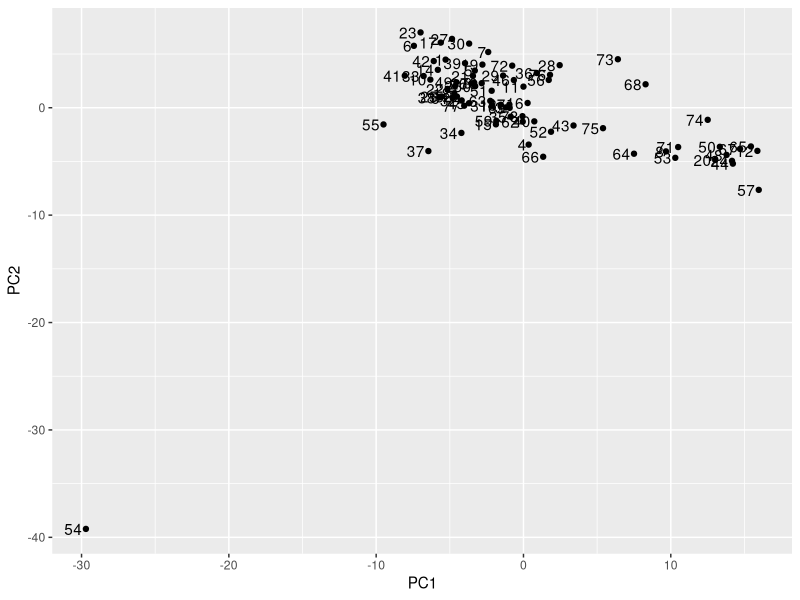
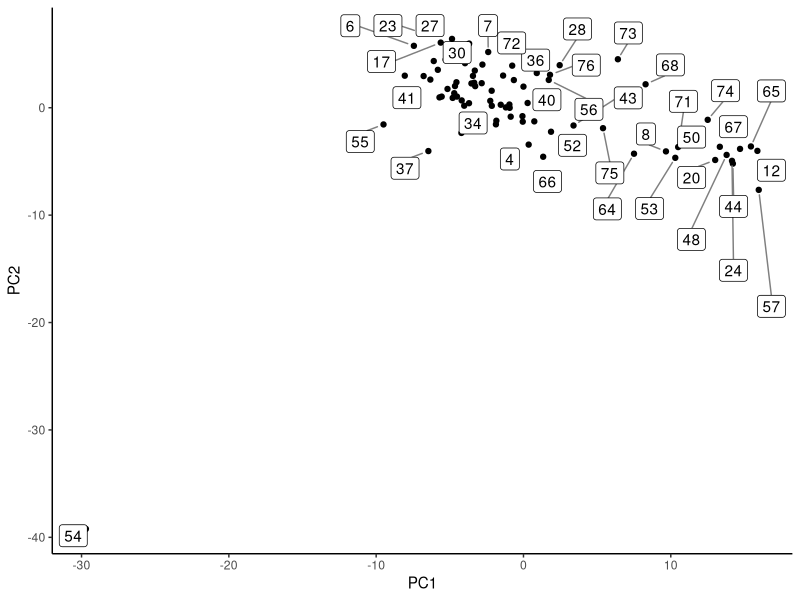

The R source for these figures, in order: (Note: this script raises an error after producing the figures.)
## ---- chunk 1
knitr::opts_chunk$set(echo = TRUE)
## ---- chunk 2
library(tidyverse)
library(dplyr)
## ---- chunk 3
raw_tumour <- read.delim("dat/tumour.csv", header=FALSE)
tumour <- data.frame(t(raw_tumour))
head(tumour)
## ---- chunk 4
coln = c(
"Sex", # nominal M, F, and I (infant)
"Length", # continuous mm Longest shell measurement
"Diameter", # continuous mm perpendicular to length
"Height", # continuous mm with meat in shell
"Whole_weight", # continuous grams whole abalone
"Shucked_weight", # continuous grams weight of meat
"Viscera_weight", # continuous grams gut weight (after bleeding)
"Shell_weight", # continuous grams after being dried
"Rings" # integer +1.5 gives the age in years
)
abalone <- read.csv("dat/abalone.csv", col.names = coln)
abalone$Sex <- as.factor(abalone$Sex)
head(abalone)
## ---- chunk 5
## Basic
tumourPC <- prcomp(tumour)
tumourPC.X <- data.frame(tumourPC$x)
ggplot(tumourPC.X, aes(PC1, PC2, label=1:nrow(tumourPC.X))) +
  geom_point() +
  geom_text(hjust=1.2)
## ---- chunk 6
## ggrepel can prevent large amounts of overlaps, with max.overlaps=1 will only show point 54
library(ggrepel)
ggplot(tumourPC.X, aes(PC1, PC2, label=1:nrow(tumourPC.X))) +
  geom_point() +
  geom_label_repel(box.padding   = 0.35, 
                  point.padding = 0.5,
                  segment.color = 'grey50', max.overlaps = 20) +
  theme_classic()

## ---- chunk 7
order_by_sds <- function(PC1_scores) {
  abs_stds_from_mean = abs(PC1_scores - mean(PC1_scores)) / sd(PC1_scores)
  obs_order = order(-abs_stds_from_mean)
  return_df = data.frame(obs = obs_order, abs_stds = abs_stds_from_mean[obs_order])
  return(return_df)
}
order_by_sds(tumourPC.X$PC1)
## ---- chunk 8
## define the current model, define the scope, add1 with the test, then update the model with the new value
fm.null <- lm(Rings ~ 1, abalone)
fm.full <- lm(Rings ~ Length + Height + Whole_weight +
                    Shucked_weight + Viscera_weight + Shell_weight, abalone)
add1(fm.null, fm.full, test="F")
fm.fwd <- update(fm.null, .~. + Shell_weight)
summary(fm.fwd)
## Here shell weight has the highest score so we add it
## ---- chunk 9
model_formula_length = function(model) nchar(as.character(model$call$formula[3]))

run_forward_selection <- function(fm.null, fm.full) {
  fm.fwd <- fm.null
  modelno = 0
  glancerows = data.frame()
  
  print(summary( lm(fm.fwd) ))
  row = data.frame(modelno = modelno, sigma = glance( lm( fm.fwd ) )$sigma, var_added ="")
  glancerows = rbind(glancerows, row)
  
  while (model_formula_length(fm.fwd) != model_formula_length(fm.full)) {
    modelno = modelno + 1
    
    ## compute the next variable
    next_var_eval <- add1(fm.fwd, fm.full, test="F")
    next_var_idx <- which.max(next_var_eval$'F value')
    next_var <- row.names(next_var_eval)[next_var_idx]
    
    ## add the variable to the model
    fm.fwd <- update(fm.fwd, paste(".~. + ", next_var))
    print(summary( lm(fm.fwd) ))
    row = data.frame(modelno = modelno, sigma = glance( lm( fm.fwd ) )$sigma, var_added = next_var)
    glancerows = rbind(glancerows, row)
  }
  colnames(glancerows) <- c("Model", "Residual Standard Deviation", "Variable Added")
  return(glancerows)
}
## ---- chunk 10
basic_reg_perf <- run_forward_selection(fm.null, fm.full)
basic_reg_perf
## ---- chunk 11
## To carry out PCR manually, just add your PC variables into the model in ascending order
abalone.subset <- abalone[c("Length", "Height", "Whole_weight", "Shucked_weight", "Viscera_weight", "Shell_weight")]
abalone.pr <- prcomp(abalone.subset)
abalone.pr.df <- cbind(abalone[c("Rings")], abalone.pr$x)

model.null <- lm(Rings ~ 1, data=abalone.pr.df)
model.null

model.fwd <- update(model.null, .~. + PC1)
summary(model.fwd)
## ---- chunk 12
automated_PCR <- function(pc, response) {
  full_df <- data.frame(cbind(response, pc$x))
  colnames(full_df)[1] <- "Y"
  model.fwd <- lm(Y ~ 1, data=full_df)
  pcr_perf <- data.frame(PC_scores_added = 0, sigma = glance(model.fwd)$sigma, key_var = "")
  
  for (i in 1:ncol(pc$x)) {
    model.fwd <- update(model.fwd, paste(".~. + PC", i, sep=""))
    
    max_contri <- row.names(pc$rotation)[which.max(abs(pc$rotation[,i]))]
    
    row = data.frame(PC_scores_added = i, sigma = glance( lm( model.fwd ) )$sigma, key_var = max_contri)
    pcr_perf = rbind(pcr_perf, row)
  }
  
  return(pcr_perf)
}
## ---- chunk 13
## e.g.
abalone.pr <- prcomp(abalone.subset)
automated_PCR(abalone.pr, abalone$Rings)
